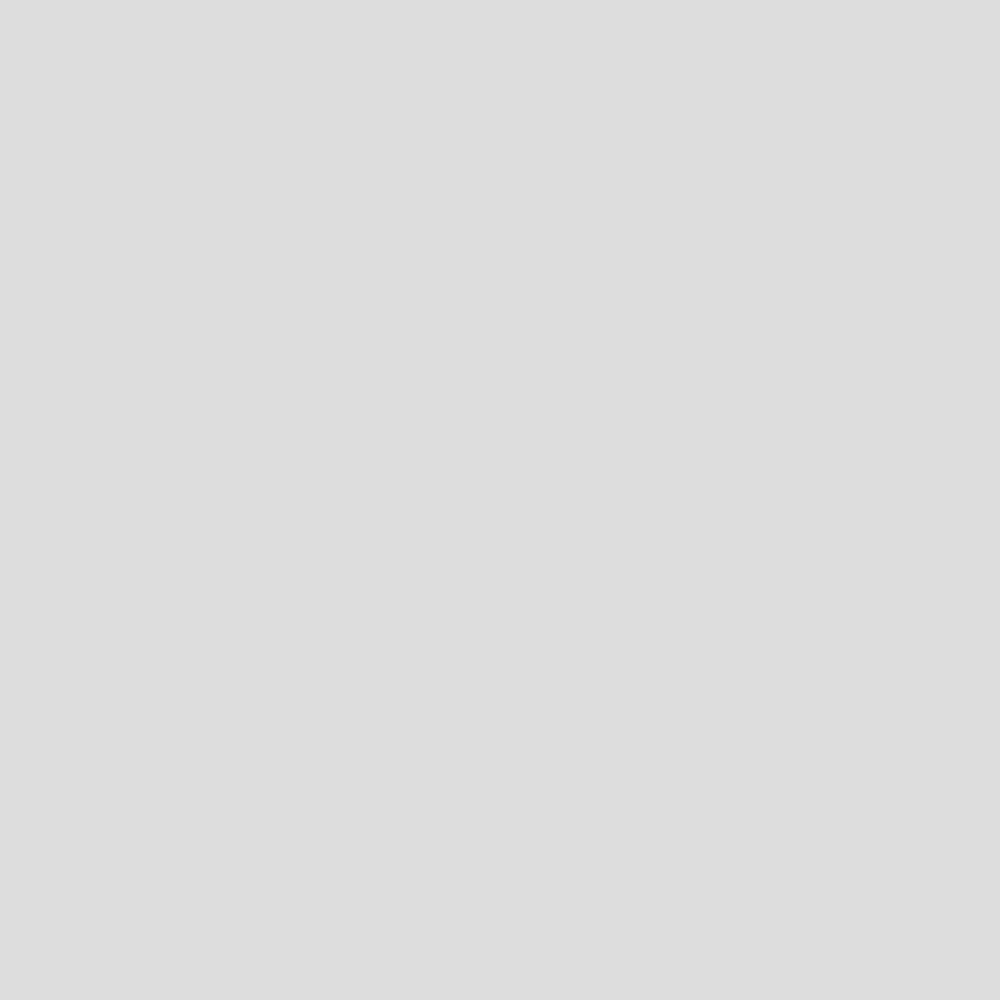
Frame 1 (no input)
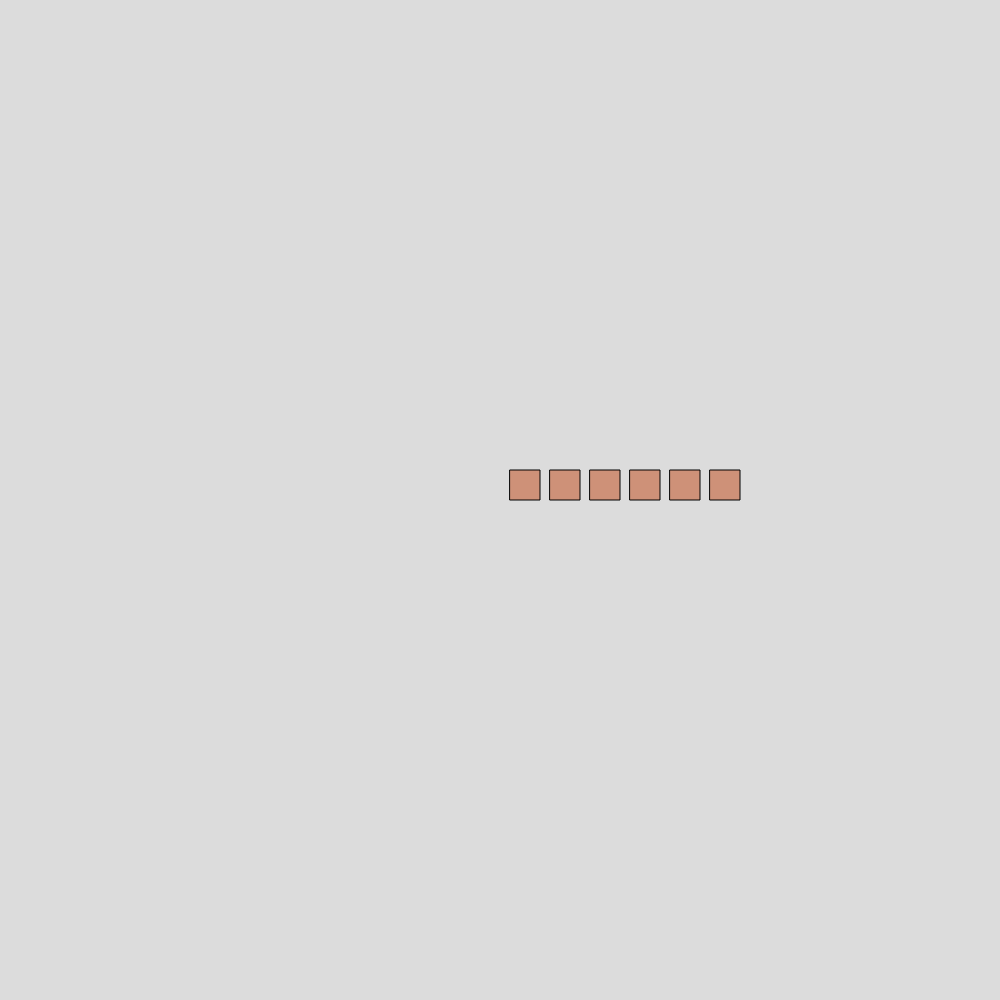
Frame 60 (no input)
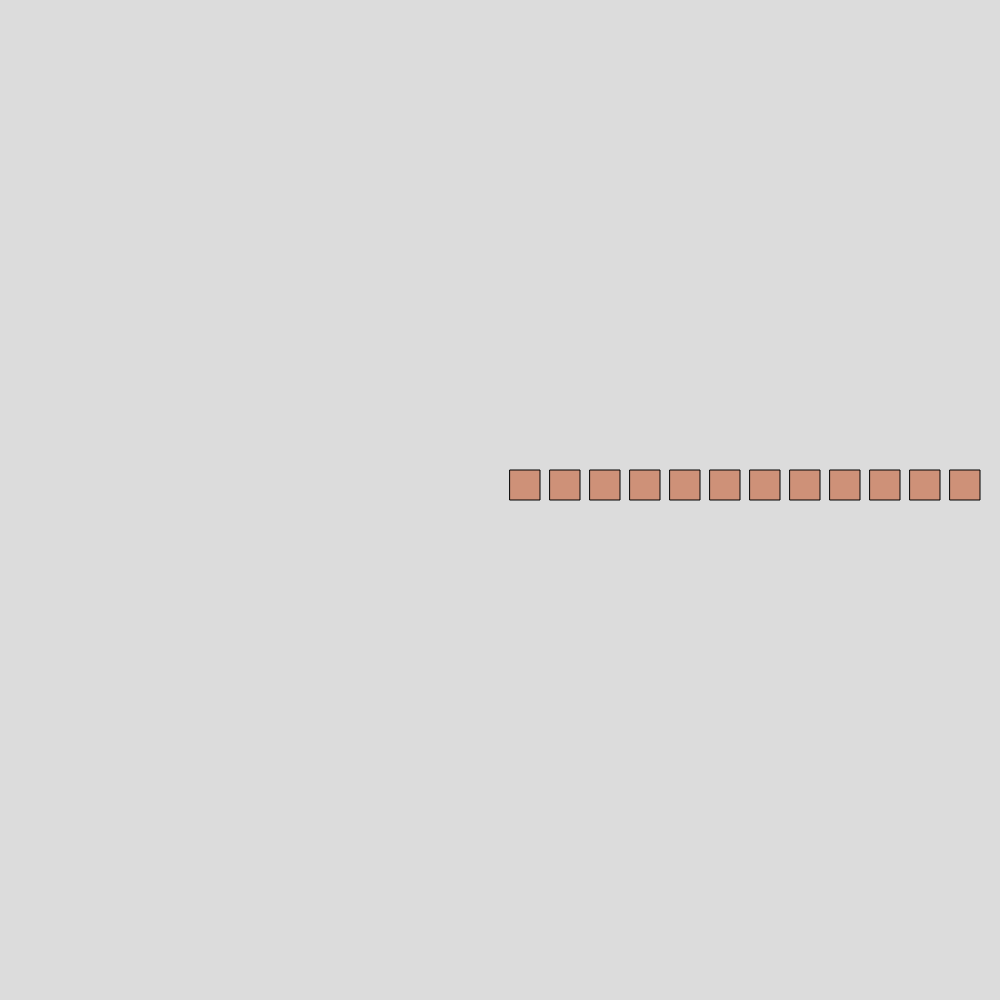
Frame 120 (the mouse pressed at the canvas centre since frame 60)

The p5.js sketch that drew these frames (run headless with seeded random() and noise() and a simulated clock; from frame 60 on, the mouse is pressed at the canvas centre):

// p5.js sketch
// ── sketch.js
class Snake {
   constructor(x, y, height, width, vx, vy, lifetime, color) {
      this.x = x;
      this.y = y;
      this.height = height;
      this.width = width;
      this.vx = vx;
      this.vy = vy;
      this.lifetime = lifetime;
      this.color = color;
      this.rectangles = [];
   }
}

class Rechthoek {
   constructor(x, y) {
      this.x = x;
      this.y = y;
      this.age = 0;
      this.deleted = false;
   }
}

let snakes = [];


function setup() {
   createCanvas(1000, 1000);
   // x, y, height, width, vx, vy, lifetime, color
   snakes.push(new Snake(470, 470, 30, 30, 4, 0, 180, "#CE9178"))
}

var counter = 0;

function draw() {
   background(220);

   // ---------- UPDATE ----------
   counter++
   for (var snake of snakes) {
      snake.x += snake.vx;
      snake.y += snake.vy;

      if (counter % 10 == 0){
         snake.rectangles.push(new Rechthoek(snake.x, snake.y))
      }

      for(let rectangle of snake.rectangles){ 
         rectangle.age++

         if(rectangle.age > snake.lifetime){
            rectangle.deleted = true;
         }
      }
      snake.rectangles = snake.rectangles.filter((r)=> r.deleted == false)
   }

   // ---------- RENDER ----------
   for (var snake of snakes) {
      for (var rectangle of snake.rectangles) {
         fill(snake.color)
         rect(rectangle.x, rectangle.y, snake.height, snake.width)
      }
   }
}
